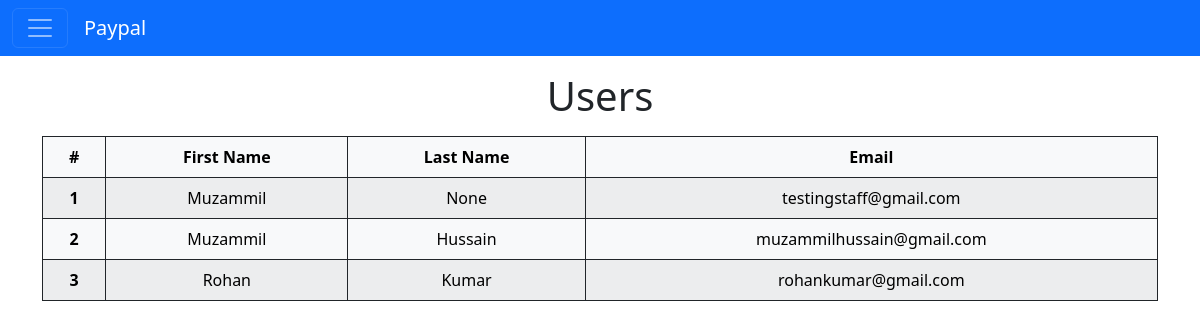
The app's page /register/users/ (signed in) with its own data.
### register/models.py (models this page shows, shortened)
class Principal(AbstractBaseUser):
    email = models.EmailField(
        verbose_name="email address",
        max_length=255,
        unique=True,
    )
    first_name = models.CharField(max_length=255, blank=True, unique=False)
    last_name = models.CharField(max_length=200, blank=True, null=True)
    is_active = models.BooleanField(default=True)
    is_admin = models.BooleanField(default=False)
    created_at = models.DateTimeField(auto_now_add=True)
    updated_at = models.DateTimeField(auto_now=True)
    objects = PrincipalUserManager()
    USERNAME_FIELD = "email"
    REQUIRED_FIELDS = ["first_name"]
    @property
    def is_staff(self):
        return self.is_admin

### register/views.py (the view, shortened to what this page needs)
# urls.py: path("users/", get_all_user, name="users")
@login_required
def get_all_user(request):
    user = request.user
    if user.is_staff:
        template_name = 'transactions.html'
        nav_items = [
            {'label': 'Home', 'url': '/register/home/'},
            {'label': 'Users', 'url': '/register/users/'},
            {'label': 'Add User', 'url': '/register/add-users/'},
            {'label': 'Logout', 'url': '/register/logout/'}
        ]
    users = Principal.objects.filter(is_admin=False)
    return render(request, "auth/users.html", {'users': users, 'nav_items': nav_items})

### templates/auth/users.html
{% extends "base.html" %}
{% block content %}
    <h1 class="text-center mb-3 font-weight-bold">Users</h1>
    <table class="table text-center table-light table-hover table-bordered border-dark table-striped mb-5">
        <thead>
        <tr>
            <th scope="col">#</th>
            <th scope="col">First Name</th>
            <th scope="col">Last Name</th>
            <th scope="col">Email</th>
        </tr>
        </thead>
        <tbody>
        {% for user in users %}
            <tr>
                <th scope="row">{{ forloop.counter }}</th>
                <td>{{ user.first_name}}</td>
                <td>{{user.last_name}}</td>
                <td>{{ user.email}}</td>
            </tr>
        {% endfor %}
        </tbody>
    </table>
{% endblock %}

### records on screen
Principal: first_name "Muzammil", last_name "None", email "testingstaff@gmail.com"
Principal: first_name "Muzammil", last_name "Hussain", email "muzammilhussain@gmail.com"
Principal: first_name "Rohan", last_name "Kumar", email "rohankumar@gmail.com"
